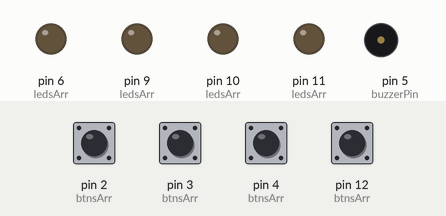
Recording of a sketch running on a simulated Arduino Uno, built with avr-gcc and run on an emulated ATmega328P. On the bench: output pins drawn as LEDs (lit = HIGH), buzzer (waves = sounding). Inputs (shaded band) come from the test bench; at power-on: pin 2 (btnsArr), pin 3 (btnsArr), pin 4 (btnsArr), pin 12 (btnsArr) HIGH. Random numbers use the default seed unless the sketch sets one.

Above: at 2.3 s.
2.4 s: pin 2 (btnsArr) pulsed LOW 5 times (0.12 s each, 0.3 s apart)
At 3.15 s:
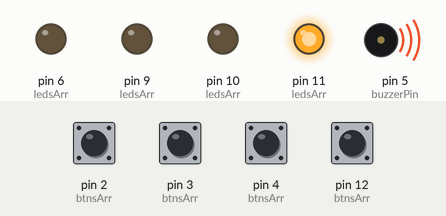
At 4.2 s:
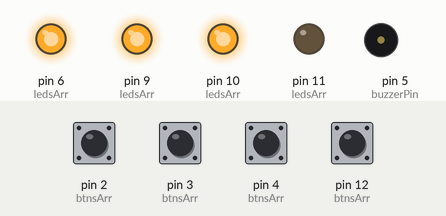
Timing chart, 0 to 6.9 s (numbered marks = the images above; inputs shaded):
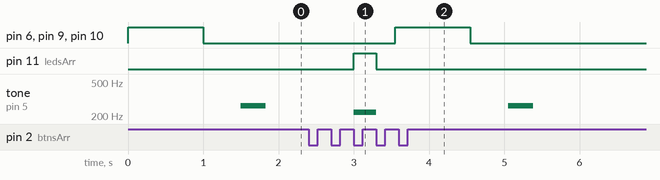

The sketch:

focusInoGame.ino
```cpp
#include "pitches.h"

#define ARR_LEN 4
#define MAX_TIMES 3

#define greenLed 10
#define yellowLed 9
#define redLed 11
#define blueLed 6

#define greenBtn 2
#define yellowBtn 3
#define redBtn 4
#define blueBtn 12

#define buzzerPin 5

#define START_GAME 42
#define GAME_IS_ON 43
#define WIN_GAME 44
#define LOSE_GAME 45

const int timeBuffer = 150;
const int maxDiff = 1000;

unsigned long startTime;
unsigned long endTime;

int i = 0;
int currState;
int correctPress = 0;
int pressCounter = 0;

const int btnsArr[ARR_LEN] = { greenBtn, redBtn, yellowBtn, blueBtn };
const int ledsArr[ARR_LEN] = { greenLed, redLed, yellowLed, blueLed };
const int tonesArr[ARR_LEN] = { NOTE_C4, NOTE_G3, NOTE_A3, NOTE_F2 };

int currValArr[ARR_LEN];
int lastValArr[ARR_LEN];
unsigned long lastPressTime[ARR_LEN];

bool chosenIndexsArr[ARR_LEN];
bool pressedIndexs[ARR_LEN];


//helpers
void btnAndLedSetup() {
  for (i = 0; i < ARR_LEN; i++) {
    lastValArr[i] = digitalRead(btnsArr[i]);
    lastPressTime[i] = millis();
    ledOff(i);
  }
}
void chosenIndexsSetup() {
  for (i = 0; i < ARR_LEN; i++) {
    chosenIndexsArr[i] = false;
    pressedIndexs[i] = false;
  }
}
void chooseRandomLeds() {
  int chosenNum;
  i = 0;
  while (i < MAX_TIMES) {
    chosenNum = random(0, ARR_LEN);
    if (!chosenIndexsArr[chosenNum]) {
      chosenIndexsArr[chosenNum] = true;
      i++;
    }
  }
}
void playTone(int num, int time) {
  if (time == -1) {
    noTone(buzzerPin);
  }
  if (time == 0) {
    tone(buzzerPin, tonesArr[num]);
  }

  if (time > 0) {
    tone(buzzerPin, tonesArr[num], time);
  }
}
void ledOn(int num) {
  digitalWrite(ledsArr[num], HIGH);
}
void ledOff(int num) {
  digitalWrite(ledsArr[num], LOW);
}
void showLights() {
  for (i = 0; i < ARR_LEN; i++) {
    if (chosenIndexsArr[i]) ledOn(i);
  }
  delay(maxDiff);
  for (i = 0; i < ARR_LEN; i++) {
    if (chosenIndexsArr[i]) ledOff(i);
  }
  delay(maxDiff / 2);
  playTone(0, maxDiff / 3);
}
int btnPressed() {
  int btnNum = -1;
  for (i = 0; i < ARR_LEN; i++) {
    currValArr[i] = digitalRead(btnsArr[i]);
    if (!currValArr[i] && lastValArr[i] && (millis() - lastPressTime[i] > timeBuffer)) {
      lastPressTime[i] = millis();
      btnNum = i;
      if (currState == GAME_IS_ON && pressCounter < 3) {
        pressCounter++;
        if (pressCounter == 1) {
          startTime = millis();
        }
        pressedIndexs[btnNum] = true;
      }
    }
    lastValArr[i] = currValArr[i];
  }
  return btnNum;
}
//end of helpers

//game functions
void startGame() {
  correctPress = 0;
  pressCounter = 0;
  btnAndLedSetup();
  chosenIndexsSetup();
  chooseRandomLeds();
  if (millis() != 0) { delay(maxDiff / 4); }
  showLights();
  currState = GAME_IS_ON;
}
void gameIsOn() {
  int currBtnNum = btnPressed();
  if (pressCounter == MAX_TIMES) {
    endTime = millis();
    for (i = 0; i < ARR_LEN; i++) {
      correctPress += pressedIndexs[i] && chosenIndexsArr[i] ? 1 : 0;
    }
    if (endTime - startTime <= maxDiff && correctPress == MAX_TIMES) {
      currState = WIN_GAME;
    }
    if (endTime - startTime > maxDiff || correctPress != MAX_TIMES) {
      currState = LOSE_GAME;
    }
  }
}
void winOrLose(bool win) {
  win ? ledOn(0) : ledOn(1);
  win ? playTone(1, 0) : playTone(2, 0);
  if (btnPressed() != -1) {
    win ? playTone(1, -1) : playTone(2, -1);
    currState = START_GAME;
  }
}
//end of game functions

void setup() {
  for (i = 0; i < ARR_LEN; i++) {
    pinMode(btnsArr[i], INPUT_PULLUP);
    pinMode(ledsArr[i], OUTPUT);
  }
  pinMode(buzzerPin, OUTPUT);
  randomSeed(analogRead(A1));
  currState = START_GAME;
}
void loop() {
  switch (currState) {
    case START_GAME:
      startGame();
      break;
    case GAME_IS_ON:
      gameIsOn();
      break;
    case WIN_GAME:
      winOrLose(true);
      break;
    case LOSE_GAME:
      winOrLose(false);
      break;
  }
}
```

pitches.h
```cpp
#define NOTE_B0  31
#define NOTE_C1  33
#define NOTE_CS1 35
#define NOTE_D1  37
#define NOTE_DS1 39
#define NOTE_E1  41
#define NOTE_F1  44
#define NOTE_FS1 46
#define NOTE_G1  49
#define NOTE_GS1 52
#define NOTE_A1  55
#define NOTE_AS1 58
#define NOTE_B1  62
#define NOTE_C2  65
#define NOTE_CS2 69
#define NOTE_D2  73
#define NOTE_DS2 78
#define NOTE_E2  82
#define NOTE_F2  87
#define NOTE_FS2 93
#define NOTE_G2  98
#define NOTE_GS2 104
#define NOTE_A2  110
#define NOTE_AS2 117
#define NOTE_B2  123
#define NOTE_C3  131
#define NOTE_CS3 139
#define NOTE_D3  147
#define NOTE_DS3 156
#define NOTE_E3  165
#define NOTE_F3  175
#define NOTE_FS3 185
#define NOTE_G3  196
#define NOTE_GS3 208
#define NOTE_A3  220
#define NOTE_AS3 233
#define NOTE_B3  247
#define NOTE_C4  262
#define NOTE_CS4 277
#define NOTE_D4  294
#define NOTE_DS4 311
#define NOTE_E4  330
#define NOTE_F4  349
#define NOTE_FS4 370
#define NOTE_G4  392
#define NOTE_GS4 415
#define NOTE_A4  440
#define NOTE_AS4 466
#define NOTE_B4  494
#define NOTE_C5  523
#define NOTE_CS5 554
#define NOTE_D5  587
#define NOTE_DS5 622
#define NOTE_E5  659
#define NOTE_F5  698
#define NOTE_FS5 740
#define NOTE_G5  784
#define NOTE_GS5 831
#define NOTE_A5  880
#define NOTE_AS5 932
#define NOTE_B5  988
#define NOTE_C6  1047
#define NOTE_CS6 1109
#define NOTE_D6  1175
#define NOTE_DS6 1245
#define NOTE_E6  1319
#define NOTE_F6  1397
#define NOTE_FS6 1480
#define NOTE_G6  1568
#define NOTE_GS6 1661
#define NOTE_A6  1760
#define NOTE_AS6 1865
#define NOTE_B6  1976
#define NOTE_C7  2093
#define NOTE_CS7 2217
#define NOTE_D7  2349
#define NOTE_DS7 2489
#define NOTE_E7  2637
#define NOTE_F7  2794
#define NOTE_FS7 2960
#define NOTE_G7  3136
#define NOTE_GS7 3322
#define NOTE_A7  3520
#define NOTE_AS7 3729
#define NOTE_B7  3951
#define NOTE_C8  4186
#define NOTE_CS8 4435
#define NOTE_D8  4699
#define NOTE_DS8 4978
 
```

Measured:
- after the input at 2.4 s, pin 6 (ledsArr), pin 9 (ledsArr), pin 10 (ledsArr): LOW → HIGH after 1.2 s, → LOW 1.0 s later; pin 11 (ledsArr): LOW → HIGH after 0.60 s, → LOW 0.30 s later; tone on pin 5 (buzzerPin): silent → 220 Hz after 0.60 s, → silent 0.30 s later, → 262 Hz 1.8 s later, → silent 0.33 s later
